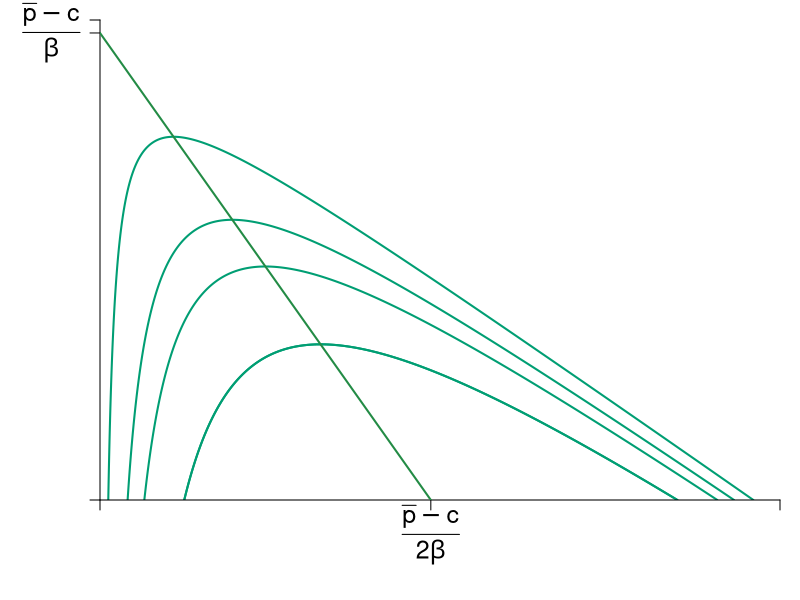

Recreate this plot in R. (Note: this script raises an error after producing the figure.)
## require(shape)
pdf(file = "competitionmarkets/cournot_brfs_oligopoly_profits.pdf", width = 8, height = 8)

#Set parameters for graphics
pointsize <- 1.8
axislabelsize <- 1.8
labelsize <- 1.5
namesize <- 1.8
annotatesize <- 1.3
graphlinewidth <- 2
segmentlinewidth <- 1.5

COL <- c("#7fc97f", "#beaed4", "#fdc086", "#ffff99", "#386cb0", "#f0027f", "#bf5b17", "#666666")
COLA <- c("#e0f3db", "#99d8c9","#66c2a4","#41ae76", "#238b45", "#005824")
COLB <- c("#c6dbef", "#4eb3d3", "#2b8cbe", "#0868ac","#084081")
grays <- gray.colors(25, start = 1, end = 0)
CBCols <- c("#009E73","#0072B2","#E69F00","#CC79A7", "#F0E442")

par(mar =  c(5, 5, 1, 1))

piA <- function(xa, xb, s = 0.5, pmax = 20, c1 = 2) {
  (pmax - s*xb)*xa - s*(xa)^2 - c1*xa
}

piB <- function(xa, xb, s = 0.5, pmax = 20, c1 = 2) {
  (pmax - s*xa)*xb - s*(xb)^2 - c1*xb
}

brfB <- function(xa, s = 0.5, pmax = 20, c1 = 2) {
  (pmax - c1)/(2*s) - (1/2)*xa
}

brfA <- function(xa, s = 0.5, pmax = 20, c1 = 2) {
  (pmax - c1)/s - 2*xa
}

ProfitI <- function(n, s = 0.5, pmax = 20, c1 = 2) {
  (1/(n+1)^2)*(pmax - c1)^2/(s)
}

outputI <- function(n, s = 0.5, pmax = 20, c1 = 2) {
  (1/(n + 1))*(pmax - c1)/(s)
}


xlims <- c(0, 37)
ylims <- c(0, 37)

npts <- 501 
x <- seq(xlims[1], xlims[2], length.out = npts)
y <- seq(ylims[1], ylims[2], length.out = npts) 
a <- c(ProfitI(n = 2), ProfitI(n = 2), ProfitI(n = 3), ProfitI(n = 4), ProfitI(n = 8))

plot(0, 0, xlim = xlims, ylim = ylims, type = "n",
     xlab = expression(paste("")),
     ylab = expression(paste("")), 
     xaxt = "n", 
     yaxt = "n", 
     cex.lab = axislabelsize, 
     bty = "n",
     xaxs="i", 
     yaxs="i")

# ticksy <- seq(from = 0, to = ylims[2], by = 2)
# ylabels <- seq(from = 0, to = ylims[2], by = 2)
# ticksx <- seq(from = 0, to = xlims[2], by = 2)
# xlabels <- seq(from = 0, to = xlims[2], by = 2)
ticksy <- c(0,  36, ylims[2])
ylabels <- c(NA, expression(paste( frac(bar(p) - c,beta) )), NA)
ticksx <- c(0,  18, xlims[2])
xlabels <- c(NA,  expression(paste(frac(bar(p) - c,2*beta))),  NA)

contour(x, y,
        outer(x, y, piA),
        #labels = c("v1", "v2", "v3"),
        drawlabels = FALSE,
        col = CBCols[1],
        #xlab = expression(paste("A's Apples, ", x)),
        #ylab = expression(paste("A's Oranges, ", y)),
        #cex.lab = axislabelsize,
        lwd = graphlinewidth,
        levels = a,
        xaxs="i",
        yaxs="i",
        add = TRUE)


axis(1, at = ticksx, pos = 0, labels = FALSE, cex.axis = labelsize)

text(x = c(0, 18, 36, xlims[2]), par("usr")[3] - 0.4, labels = xlabels, srt = 0, pos = 1, xpd = TRUE, cex = labelsize)

axis(2, at = ticksy, pos = 0, labels = ylabels, las = 1, cex.axis = labelsize)

npts <- 500 
xx1 <- seq(xlims[1], xlims[2], length.out = npts)

lines(xx1, brfA(xx1, s = 0.5, pmax = 20, c1 = 2), col = COLA[5], lwd = graphlinewidth)
## lines(xx1, brfB(xx1, s = 0.5, pmax = 20, c1 = 2), col = COLB[4], lwd = graphlinewidth)

## segments(0, 12, 12, 12, lty = 2, col = grays[20] , lwd = segmentlinewidth)
# segments(12, 0, 12, 12, lty = 2, col = grays[20] , lwd = segmentlinewidth)
# segments(0, 0, 36, 36, lty = 2, col = COLB[3] , lwd = graphlinewidth)
# segments(0, 0, 18, 36, lty = 2, col = COLB[3] , lwd = graphlinewidth)
# segments(0, 0, 12, 36, lty = 2, col = COLB[3] , lwd = graphlinewidth)

segments(4 - 3, brfA(x = 4), 4 + 3, brfA(x = 4), lty = 2, col = Grays[20] , lwd = segmentlinewidth)
segments(7.2 - 3, brfA(x = 7.2), 7.2 + 3, brfA(x = 7.2), lty = 2, col = Grays[20] , lwd = segmentlinewidth)

segments(9 - 3, brfA(x = 9), 9 + 3, brfA(x = 9), lty = 2, col = Grays[20] , lwd = segmentlinewidth)

segments(12 - 3, brfA(x = 12), 12 + 3, brfA(x = 12), lty = 2, col = Grays[20] , lwd = segmentlinewidth)

## segments(0, 0, 7, 35, lty = 2, col = COLB[3] , lwd = graphlinewidth)
#mtext(expression(paste("A's output, ", x^A)), side=1, line = 2.5, cex = axislabelsize)
text(0.5*(xlims[2]), -4.2, expression(paste("The firm's output, ", x^i)), xpd = TRUE, cex = axislabelsize) 
text(-4.6, 0.5*ylims[2], expression(paste("Other firms' total output, ", X^{-i})), xpd = TRUE, cex = axislabelsize, srt = 90) 


#Label point i. 
points(12, 12, pch = 16, col = "black", cex = 1.5)
text(12.5, 12.6, expression(paste(n[2])), cex = labelsize)

points(9, 18, pch = 16, col = "black", cex = 1.5)
text(9.5, 18.6, expression(paste(n[3])), cex = labelsize)

points(7.2, 21.6, pch = 16, col = "black", cex = 1.5)
text(7.8, 22.2, expression(paste(n[4])), cex = labelsize)

points(4, 28, pch = 16, col = "black", cex = 1.5)
text(4.7, 28.6, expression(paste(n[8])), cex = labelsize)

text(2.3, 22, expression(paste(pi[n[8]])), cex = labelsize)
text(4.7, 18, expression(paste(pi[n[4]])), cex = labelsize)
text(6.3, 15, expression(paste(pi[n[3]])), cex = labelsize)
text(8.6, 9.2, expression(paste(pi[n[2]])), cex = labelsize)

#A's brf
text(21.2, 4.3, expression(paste("The firm's")), cex = labelsize)
text(21.2, 3.1, expression(paste("best-response")), cex = labelsize)
text(21.2, 1.9, expression(paste("function")), cex = labelsize)
## text(6, 32.75, expression(paste("function")))
## Arrows(6, 32, 6, 26, col = "black", lty = 1, lwd = 2, arr.type = "triangle", arr.lwd = 0.5)



dev.off()
